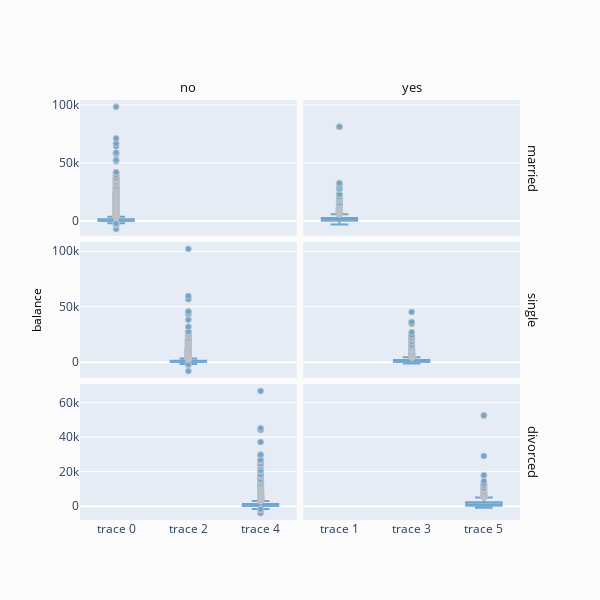

The cell this chart's notebook holds for it:
### Markdown cell above
### Facet gird of Martial status

### Code cell
fig = ff.create_facet_grid(
    df,
    y='balance',
    facet_row='marital',
    facet_col='y',
    trace_type='box',
)

iplot(fig, filename='facet - box traces')

### Figure 1 — Plotly figure (JSON) as saved in the notebook; plotly's stock layout.template omitted (floating-point values rounded to 4 significant figures; data arrays with more than 128 entries replaced by an {"elided": "..."} marker saying what was removed)
{"data": [{"marker": {"color": "rgb(31, 119, 180)", "line": {"color": "darkgrey", "width": 1}}, "opacity": 0.6, "type": "box", "xaxis": "x", "y": {"elided": "22356 int values"}, "yaxis": "y"}, {"marker": {"color": "rgb(31, 119, 180)", "line": {"color": "darkgrey", "width": 1}}, "opacity": 0.6, "type": "box", "xaxis": "x2", "y": {"elided": "2583 int values"}, "yaxis": "y2"}, {"marker": {"color": "rgb(31, 119, 180)", "line": {"color": "darkgrey", "width": 1}}, "opacity": 0.6, "type": "box", "xaxis": "x3", "y": {"elided": "10176 int values"}, "yaxis": "y3"}, {"marker": {"color": "rgb(31, 119, 180)", "line": {"color": "darkgrey", "width": 1}}, "opacity": 0.6, "type": "box", "xaxis": "x4", "y": {"elided": "1842 int values"}, "yaxis": "y4"}, {"marker": {"color": "rgb(31, 119, 180)", "line": {"color": "darkgrey", "width": 1}}, "opacity": 0.6, "type": "box", "xaxis": "x5", "y": {"elided": "4168 int values"}, "yaxis": "y5"}, {"marker": {"color": "rgb(31, 119, 180)", "line": {"color": "darkgrey", "width": 1}}, "opacity": 0.6, "type": "box", "xaxis": "x6", "y": {"elided": "572 int values"}, "yaxis": "y6"}], "layout": {"annotations": [{"font": {"color": "#0f0f0f", "size": 13}, "showarrow": false, "text": "no", "textangle": 0, "x": 0.2462, "xanchor": "center", "xref": "paper", "y": 1.03, "yanchor": "middle", "yref": "paper"}, {"font": {"color": "#0f0f0f", "size": 13}, "showarrow": false, "text": "yes", "textangle": 0, "x": 0.7537, "xanchor": "center", "xref": "paper", "y": 1.03, "yanchor": "middle", "yref": "paper"}, {"font": {"color": "#0f0f0f", "size": 13}, "showarrow": false, "text": "married", "textangle": 90, "x": 1.03, "xanchor": "center", "xref": "paper", "y": 0.8383, "yanchor": "middle", "yref": "paper"}, {"font": {"color": "#0f0f0f", "size": 13}, "showarrow": false, "text": "single", "textangle": 90, "x": 1.03, "xanchor": "center", "xref": "paper", "y": 0.5, "yanchor": "middle", "yref": "paper"}, {"font": {"color": "#0f0f0f", "size": 13}, "showarrow": false, "text": "divorced", "textangle": 90, "x": 1.03, "xanchor": "center", "xref": "paper", "y": 0.1617, "yanchor": "middle", "yref": "paper"}, {"font": {"color": "#000000", "size": 12}, "showarrow": false, "text": "", "textangle": 0, "x": 0.5, "xanchor": "center", "xref": "paper", "y": -0.1, "yanchor": "middle", "yref": "paper"}, {"font": {"color": "#000000", "size": 12}, "showarrow": false, "text": "balance", "textangle": -90, "x": -0.1, "xanchor": "center", "xref": "paper", "y": 0.5, "yanchor": "middle", "yref": "paper"}], "height": 600, "legend": {"bgcolor": "#efefef", "borderwidth": 1, "x": 1.05, "y": 1, "yanchor": "top"}, "paper_bgcolor": "rgb(251, 251, 251)", "showlegend": false, "title": {"text": ""}, "width": 600, "xaxis": {"anchor": "y", "domain": [0, 0.4925], "matches": "x5", "showticklabels": false}, "xaxis2": {"anchor": "y2", "domain": [0.5075, 1], "matches": "x6", "showticklabels": false}, "xaxis3": {"anchor": "y3", "domain": [0, 0.4925], "matches": "x5", "showticklabels": false}, "xaxis4": {"anchor": "y4", "domain": [0.5075, 1], "matches": "x6", "showticklabels": false}, "xaxis5": {"anchor": "y5", "domain": [0, 0.4925]}, "xaxis6": {"anchor": "y6", "domain": [0.5075, 1]}, "yaxis": {"anchor": "x", "domain": [0.6767, 1]}, "yaxis2": {"anchor": "x2", "domain": [0.6767, 1], "matches": "y", "showticklabels": false}, "yaxis3": {"anchor": "x3", "domain": [0.3383, 0.6617]}, "yaxis4": {"anchor": "x4", "domain": [0.3383, 0.6617], "matches": "y3", "showticklabels": false}, "yaxis5": {"anchor": "x5", "domain": [0, 0.3233]}, "yaxis6": {"anchor": "x6", "domain": [0, 0.3233], "matches": "y5", "showticklabels": false}}}
